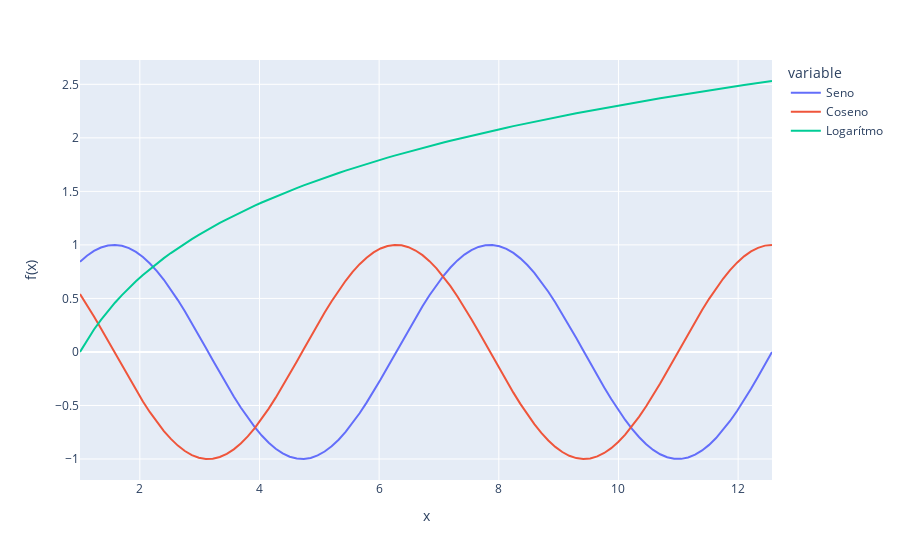

Notebook code for this chart:
### Markdown cell above
### **3.2. Gráficas de líneas: `line`**
---

Otra de las visualizaciones comunes es la gráfica de líneas, discutida en unidades anteriores. En *Plotly*, se genera con el método **`px.line`**, recibiendo los mismos argumentos que los diagramas de dispersión.

### Code cell
# Datos de prueba a partir de funciones trigonométricas.
x = np.linspace(1, 4*np.pi, 100)
y1 = np.sin(x)
y2 = np.cos(x)
y3 = np.log(x)

# DataFrame necesario para generar las visualizaciones.
df = pd.DataFrame({'Seno': y1,
                   'Coseno': y2,
                   'Logarítmo':y3},
                  index = x)

# Dependiendo de la naturaleza del dataset, Plotly intenta inferir las variables utilizadas.
fig = px.line(df, labels = {'index': 'x', 'value': 'f(x)'})

fig
